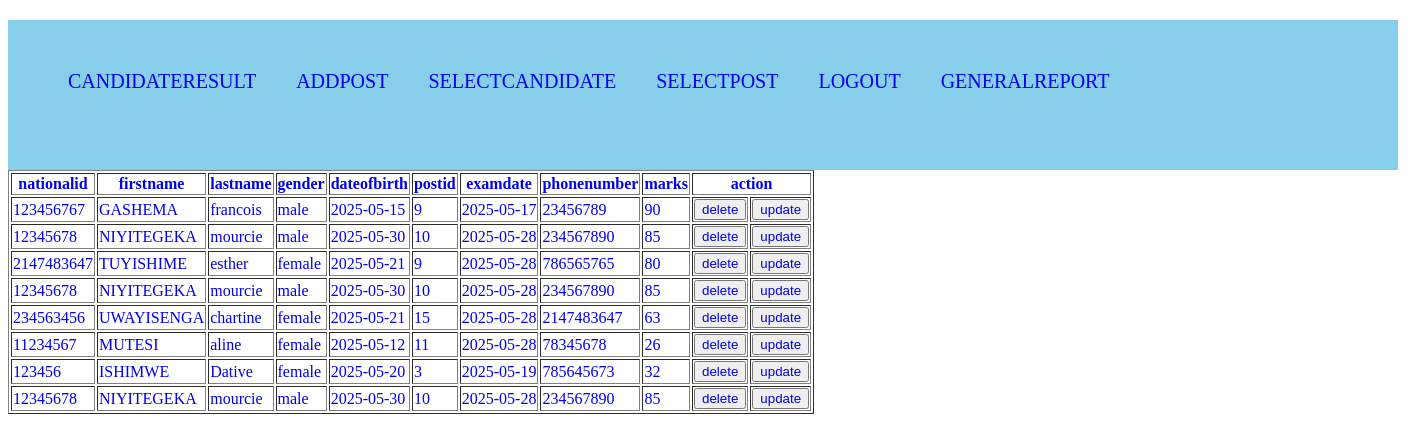
/selcandidate.php, run on the app's committed database.
### tables this page shows
CREATE TABLE `candidatesresult` (
  `national_id` int(100) NOT NULL,
  `f_name` varchar(100) NOT NULL,
  `l_name` varchar(100) NOT NULL,
  `gender` varchar(6) NOT NULL,
  `dateof_birth` date NOT NULL,
  `PostId` int(50) NOT NULL,
  `exam_date` date NOT NULL,
  `p_number` int(10) NOT NULL,
  `marks` int(100) NOT NULL
);

### selcandidate.php (the view, shortened to what this page needs)
<?php
include_once("homepage.php");
?>
<!DOCTYPE html>
<html>
<head>
</head>
<body>
	<form>
		<table border="1">
			<theader>
				<tr>
					<th>nationalid</th>
					<th>firstname</th>
					<th>lastname</th>
					<th>gender</th>
					<th>dateofbirth</th>
					<th>postid</th>
					<th>examdate</th>
					<th>phonenumber</th>
					<th>marks</th>
					<th colspan="2">action</th>
				</tr>
				<?php
				$conn=mysqli_connect('localhost','root','','camellia');
				$select="SELECT * FROM `candidatesresult`";
				$res=mysqli_query($conn,$select);
				while ($row=mysqli_fetch_array($res)) {
					$a=$row['national_id'];
					$b=$row['f_name'];
					$c=$row['l_name'];
					$d=$row['gender'];
					$e=$row['dateof_birth'];
					$f=$row['PostId'];
					$g=$row['exam_date'];
					$h=$row['p_number'];
					$i=$row['marks'];
					echo'
					<tr>
					<td>'.$a.'</td>
					<td>'.$b.'</td>
					<td>'.$c.'</td>
					<td>'.$d.'</td>
					<td>'.$e.'</td>
					<td>'.$f.'</td>
					<td>'.$g.'</td>
					<td>'.$h.'</td>
					<td>'.$i.'</td>
					<td><button><a href="?delete='.$a.'">delete</a></button></td>
					<td><button><a href="updatecandidatee.php?update='.$a.'">update</a></button></td>
					</tr>
					';
				}
				?>
			</theader>
		</table>
	</form>
</body>
</html>

### homepage.php (style rules this page uses)
a { text-decoration: none; }

### data on the page
candidatesresult: national "123456767", f_name "GASHEMA", l_name "francois", gender "male", dateof_birth "2025-05-15", PostId "9", exam_date "2025-05-17", p_number "23456789", marks "90"
candidatesresult: national "12345678", f_name "NIYITEGEKA", l_name "mourcie", gender "male", dateof_birth "2025-05-30", PostId "10", exam_date "2025-05-28", p_number "234567890", marks "85"
candidatesresult: national "2147483647", f_name "TUYISHIME", l_name "esther", gender "female", dateof_birth "2025-05-21", PostId "9", exam_date "2025-05-28", p_number "786565765", marks "80"
candidatesresult: national "12345678", f_name "NIYITEGEKA", l_name "mourcie", gender "male", dateof_birth "2025-05-30", PostId "10", exam_date "2025-05-28", p_number "234567890", marks "85"
candidatesresult: national "234563456", f_name "UWAYISENGA", l_name "chartine", gender "female", dateof_birth "2025-05-21", PostId "15", exam_date "2025-05-28", p_number "2147483647", marks "63"
candidatesresult: national "11234567", f_name "MUTESI", l_name "aline", gender "female", dateof_birth "2025-05-12", PostId "11", exam_date "2025-05-28", p_number "78345678", marks "26"
candidatesresult: national "123456", f_name "ISHIMWE", l_name "Dative", gender "female", dateof_birth "2025-05-20", PostId "3", exam_date "2025-05-19", p_number "785645673", marks "32"
candidatesresult: national "12345678", f_name "NIYITEGEKA", l_name "mourcie", gender "male", dateof_birth "2025-05-30", PostId "10", exam_date "2025-05-28", p_number "234567890", marks "85"
